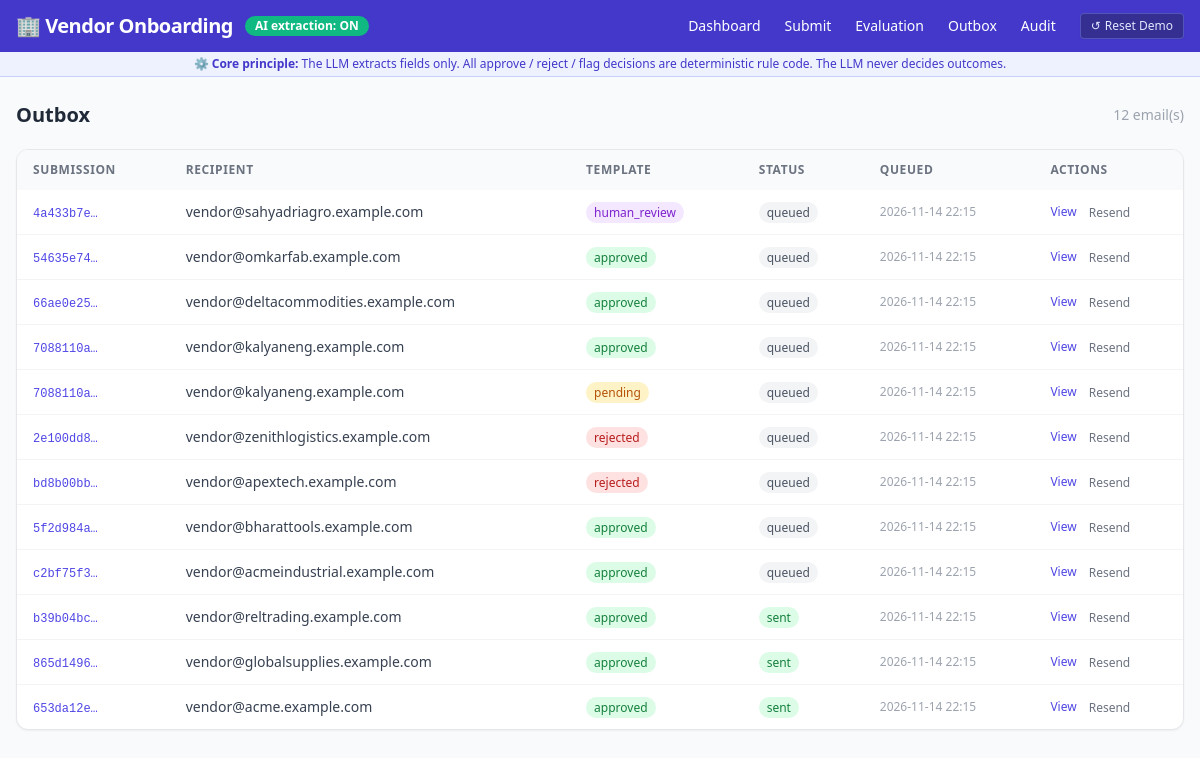
Screenshot of /outbox with the database file from the repository.
### app/models.py (models this page shows, shortened)
class Outbox(Base):
    __tablename__ = "outbox"
    id = Column(String, primary_key=True)
    submission_id = Column(String, nullable=False)
    recipient = Column(String, nullable=False)
    subject = Column(String, nullable=False)
    body = Column(Text, nullable=True)
    template = Column(String, nullable=False)
    status = Column(String, nullable=False, default="queued")
    queued_at = Column(String, nullable=False)
    sent_at = Column(String, nullable=True)
    error = Column(Text, nullable=True)

### app/routers/outbox.py (the view)
@router.get("/outbox", response_class=HTMLResponse)
async def outbox_page(request: Request, db: Session = Depends(get_db)):
    rows = db.query(Outbox).order_by(Outbox.queued_at.desc()).all()
    return templates.TemplateResponse(
        request=request,
        name="outbox.html",
        context={"rows": rows},
    )

### app/database.py (called while the page is built)
def get_db():
    db: Session = SessionLocal()
    try:
        yield db
    finally:
        db.close()

### app/pipeline/extractor.py (called while the page is built)
def get_extractor_mode() -> str:
    return os.getenv("EXTRACTOR_MODE", "auto").strip().lower()

def is_ai_extraction_enabled() -> bool:
    if get_extractor_mode() == "offline":
        return False
    if _CIRCUIT_BREAKER_TRIPPED:
        return False
    return bool(os.getenv("GEMINI_API_KEY"))

### app/templates.py (called while the page is built)
def is_demo_mode() -> bool:
    return os.getenv("DEMO_MODE", "true").lower() in ("true", "1", "yes")

### templates/outbox.html (shortened to what this page needs)
{% extends "base.html" %}
{% block content %}
<div class="flex items-center justify-between mb-5">
  <h1 class="text-xl font-bold text-gray-800">Outbox</h1>
  <span class="text-sm text-gray-400">{{ rows | length }} email(s)</span>
</div>
<div class="bg-white rounded-xl shadow-sm border border-gray-200 overflow-x-auto">
  <table class="min-w-full text-sm">
    <thead class="bg-gray-50 text-gray-500 uppercase text-xs tracking-wider">
      <tr>
        <th class="px-4 py-3 text-left">Submission</th>
        <th class="px-4 py-3 text-left">Recipient</th>
        <th class="px-4 py-3 text-left">Template</th>
        <th class="px-4 py-3 text-left">Status</th>
        <th class="px-4 py-3 text-left">Queued</th>
        <th class="px-4 py-3 text-left">Actions</th>
      </tr>
    </thead>
    <tbody class="divide-y divide-gray-100">
      {% for row in rows %}
      <tr class="hover:bg-gray-50">
        <td class="px-4 py-3">
          <a href="/submissions/{{ row.submission_id }}/memo" class="text-indigo-600 hover:underline font-mono text-xs">
            {{ row.submission_id[:8] }}…
          </a>
        </td>
        <td class="px-4 py-3 text-gray-700">{{ row.recipient }}</td>
        <td class="px-4 py-3">
          <span class="px-2 py-0.5 rounded-full text-xs font-medium
            {% if row.template == 'approved' %}bg-green-100 text-green-700
            {% elif row.template == 'rejected' %}bg-red-100 text-red-700
            {% elif row.template == 'pending' %}bg-amber-100 text-amber-700
            {% else %}bg-purple-100 text-purple-700{% endif %}">
            {{ row.template }}
          </span>
        </td>
        <td class="px-4 py-3">
          <span class="px-2 py-0.5 rounded-full text-xs font-medium
            {% if row.status == 'sent' %}bg-green-100 text-green-700
            {% elif row.status == 'failed' %}bg-red-100 text-red-700
            {% else %}bg-gray-100 text-gray-600{% endif %}">
            {{ row.status }}
          </span>
        </td>
        <td class="px-4 py-3 text-xs text-gray-400">{{ (row.queued_at or "")[:16].replace("T"," ") }}</td>
        <td class="px-4 py-3 flex gap-3">
          <button onclick="showBody('{{ row.id }}')" class="text-xs text-indigo-600 hover:underline">View</button>
          <form method="post" action="/outbox/{{ row.id }}/resend" style="display:inline">
            <button type="submit" class="text-xs text-gray-500 hover:underline">Resend</button>
          </form>
        </td>
      </tr>
      {% else %}
      <tr>
        <td colspan="6" class="px-4 py-8 text-center text-gray-400">No outbox entries yet.</td>
      </tr>
      {% endfor %}
    </tbody>
  </table>
</div>
{% endblock %}

### rows the page displays
Outbox: submission_id "4a433b7e", recipient "vendor@sahyadriagro.example.com", template "human_review", status "queued", queued_at "2026-11-14 22:15"
Outbox: submission_id "54635e74", recipient "vendor@omkarfab.example.com", template "approved", status "queued", queued_at "2026-11-14 22:15"
Outbox: submission_id "66ae0e25", recipient "vendor@deltacommodities.example.com", template "approved", status "queued", queued_at "2026-11-14 22:15"
Outbox: submission_id "7088110a", recipient "vendor@kalyaneng.example.com", template "approved", status "queued", queued_at "2026-11-14 22:15"
Outbox: submission_id "7088110a", recipient "vendor@kalyaneng.example.com", template "pending", status "queued", queued_at "2026-11-14 22:15"
Outbox: submission_id "2e100dd8", recipient "vendor@zenithlogistics.example.com", template "rejected", status "queued", queued_at "2026-11-14 22:15"
Outbox: submission_id "bd8b00bb", recipient "vendor@apextech.example.com", template "rejected", status "queued", queued_at "2026-11-14 22:15"
Outbox: submission_id "5f2d984a", recipient "vendor@bharattools.example.com", template "approved", status "queued", queued_at "2026-11-14 22:15"
Outbox: submission_id "c2bf75f3", recipient "vendor@acmeindustrial.example.com", template "approved", status "queued", queued_at "2026-11-14 22:15"
Outbox: submission_id "b39b04bc", recipient "vendor@reltrading.example.com", template "approved", status "sent", queued_at "2026-11-14 22:15"
Outbox: submission_id "865d1496", recipient "vendor@globalsupplies.example.com", template "approved", status "sent", queued_at "2026-11-14 22:15"
Outbox: submission_id "653da12e", recipient "vendor@acme.example.com", template "approved", status "sent", queued_at "2026-11-14 22:15"

### other values shown
{{ rows | length }} "12"
